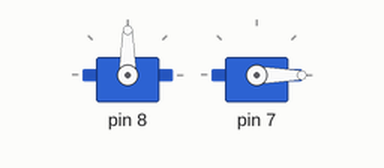
Simulated run of this sketch. Board: Arduino Uno, built with avr-gcc and run on an emulated ATmega328P. On the bench: 2 × servo.

Above: at 0.1 s.
Timing chart, 0 to 1.6 s (numbered marks = the images above):
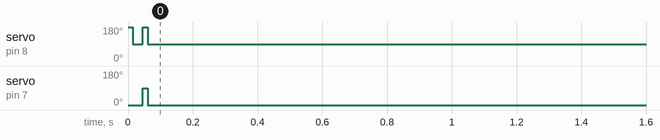

Measured:
- by itself, servo on pin 8: 180° → 90° at 0.02 s
- by itself, servo on pin 7: 0° → 90° at 0.05 s, → 0° 0.02 s later

The sketch:

Servo.ino
```cpp
#include <Servo.h>

class Main {
  private:
    // creating servo objcts
    Servo servoR;
    Servo servoL;

  public:
    // initializing
    Main(int pinR, int pinL) {
      servoR.attach(pinR);
      servoL.attach(pinL);
    }

    void goForward() {
      servoR.write(180);  // forward
      servoL.write(0);    //
    }

    void goBackward() {
      servoR.write(0);    // backwards
      servoL.write(180);  //
    }

    void turnRight() {
      servoR.write(90);   // no mov
      servoL.write(0);    // forward
    }

    void turnLeft() {
      servoR.write(180);  // left foward
      servoL.write(90);   //
    }
};

  // connecting pins
  Main servo(8, 7);

void setup() {

  servo.goForward();
  delay(15);

  servo.turnRight();
  delay(15);

  servo.goBackward();
  delay(15);

  servo.turnLeft();
  delay(15);
}

void loop() {
  servo.turnRight(); //spinnnnn
}
```
